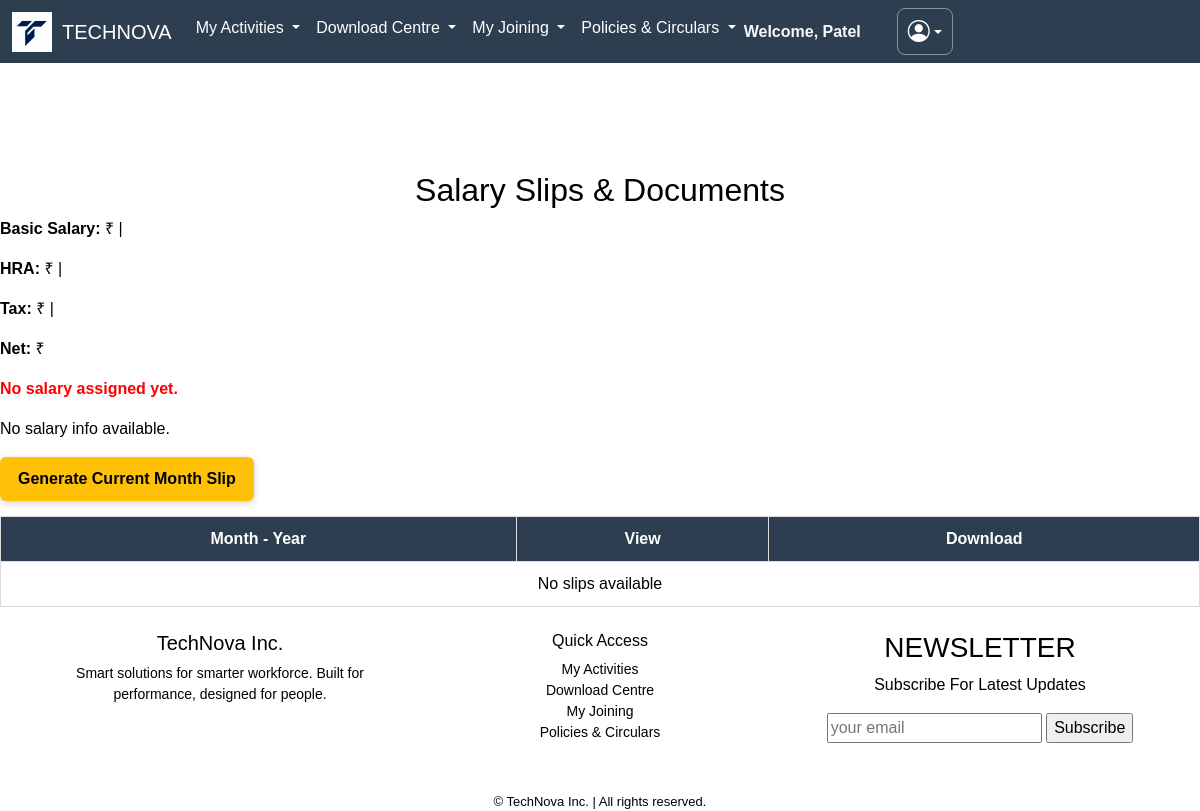
/salary/ (signed in), run on an earlier commit of the app's database.
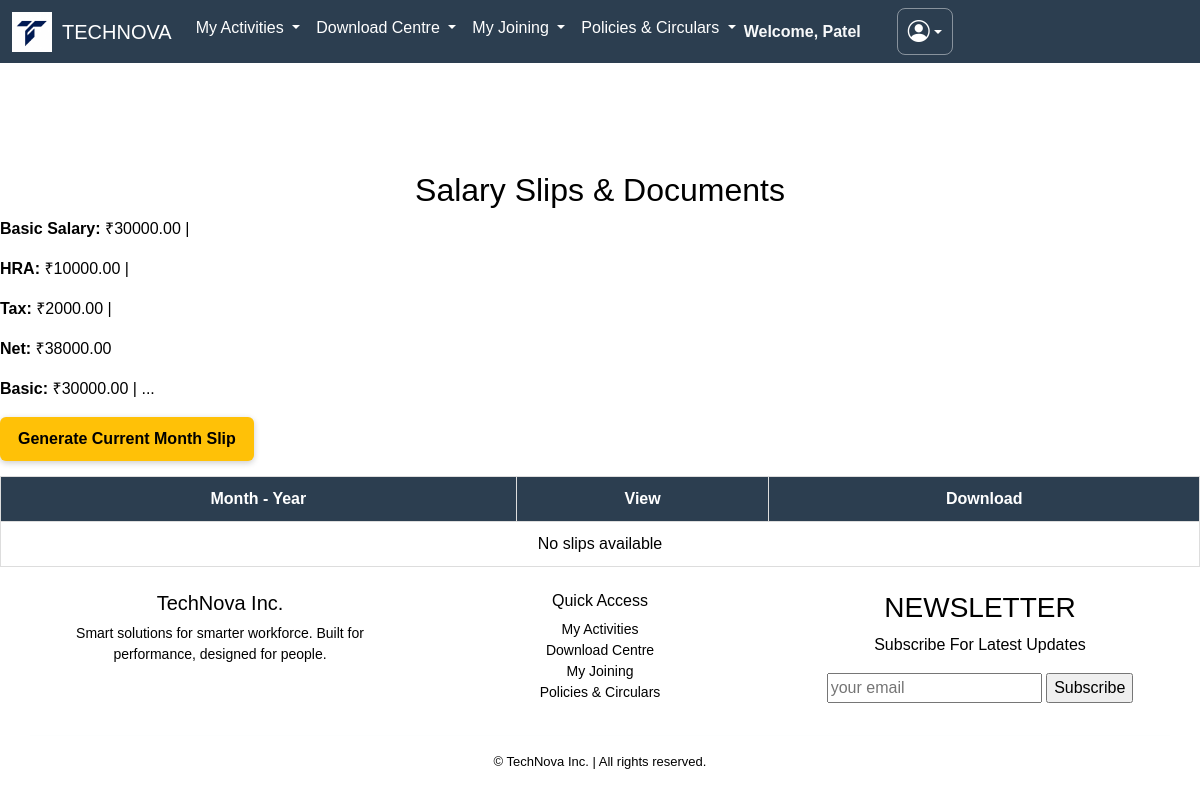
And on a later commit of the database.
### apps/dashboard/models.py (models this page shows, shortened)
class BaseClass(models.Model):
    id = models.UUIDField(primary_key=True, default=uuid.uuid4, editable=False)
    created_at = models.DateTimeField(auto_now_add=True)
    updated_at = models.DateTimeField(auto_now=True)
    class Meta:
        abstract = True

class Employee(BaseClass):
    employee_id = models.CharField(max_length=10, unique=True, blank=True)
    first_name = models.CharField(max_length=255,null=False,blank=False)
    last_name = models.CharField(max_length=255,null=False,blank=False)
    company_email = models.EmailField(unique=True,null=False,blank=False)
    pvt_email = models.EmailField(unique=True,null=False,blank=False)
    mobile = models.CharField(max_length=15,null=False,blank=False)
    password = models.CharField(max_length=8, blank=True,null=False)
    doj = models.DateField(verbose_name="Date of Joining",null=False,blank=False)
    dob = models.DateField(verbose_name="Date of Birth", default="2000-01-01")
    location = models.CharField(max_length=100, blank=True, null=True)
    designation = models.CharField(max_length=100, blank=True, null=True)
    department = models.CharField(max_length=100, blank=True, null=True)
    manager = models.CharField(max_length=100, blank=True, null=True)
    photo = models.ImageField(upload_to='employee_photos/', default='default.jpg')

class Salary(BaseClass):
    employee = models.OneToOneField(Employee, on_delete=models.CASCADE)
    basic_salary = models.DecimalField(max_digits=10, decimal_places=2, default=35000.00)
    hra = models.DecimalField(max_digits=10, decimal_places=2, default=10500.00)
    tax = models.DecimalField(max_digits=10, decimal_places=2, default=2500.00)
    net_salary = models.DecimalField(max_digits=10, decimal_places=2)

### apps/dashboard/views.py (the view)
# urls.py: path('salary/', salary_slip_list_view, name='salary'),
def salary_slip_list_view(request):
    employee_id = request.session.get('employee_id')
    if not employee_id:
        return render(request, 'salary_slips.html', {
            'slips': [],
            'salary': None,
            'error': 'No employee ID found in session.'
        })
    salary = Salary.objects.filter(employee__employee_id=employee_id).first()
    slips = SalarySlip.objects.filter(employee__employee_id=employee_id).order_by('-year', '-month')
    return render(request, 'dashboard/salary.html', {
        'slips': slips,
        'salary': salary,
        'error': None if salary else 'No salary assigned yet.'
    })

### apps/dashboard/templates/dashboard/salary.html (shortened to what this page needs)
{% extends 'dashboard/base.html' %}
{% block body %}
<body>
  <h2>Salary Slips & Documents</h2>
  <p><strong>Basic Salary:</strong> ₹{{ salary.basic_salary }} |
  <p>
  <p><strong>HRA:</strong> ₹{{ salary.hra }} | </p>
  <p><strong>Tax:</strong> ₹{{ salary.tax }} | </p>
  <p><strong>Net:</strong> ₹{{ salary.net_salary }}</p>
  <table>
    <thead>
      <tr>
        <th>Month - Year</th>
        <th>View</th>
        <th>Download</th>
      </tr>
    </thead>
    <tbody>
      {% if slips %}
      {% for slip in slips %}
      <tr>
        <td>{{ slip.month }} - {{ slip.year }}</td>
        <td><a href="{{ slip.pdf_file.url }}" target="_blank"><button class="btn">📄</button></a></td>
        <td><a href="{{ slip.pdf_file.url }}" download><button class="btn">⬇</button></a></td>
      </tr>
      {% endfor %}
      {% else %}
      <tr>
        <td colspan="3">No slips available</td>
      </tr>
      {% endif %}
    </tbody>
    {% if error %}
    <p style="color: red;"><strong>{{ error }}</strong></p>
    {% endif %}
    {% if salary %}
    <p><strong>Basic:</strong> ₹{{ salary.basic_salary }} | ...</p>
    {% else %}
    <p>No salary info available.</p>
    {% endif %}
    <form action="{% url 'generate_salary_slip' %}" method="post">
      <button type="submit" style="
  background: #FFC107;
  color: black;
  padding: 10px 18px;
  border: none;
  border-radius: 6px;
  font-size: 16px;
  font-weight: bold;
  cursor: pointer;
  box-shadow: 0 2px 6px rgba(0,0,0,0.2);
  transition: background-color 0.3s ease;
">
        Generate Current Month Slip
      </button>
    </form>
  </table>
</body>
</html>
{% endblock %}

### apps/dashboard/templates/dashboard/base.html (shortened to what this page needs)
<!DOCTYPE html>
<html lang="en">
<head>
  <link href="https://cdn.jsdelivr.net/npm/bootstrap@5.3.6/dist/css/bootstrap.min.css"
 rel="stylesheet" />
  <link rel="stylesheet" href="https://cdnjs.cloudflare.com/ajax/libs/font-awesome/6.5.0/css/all.min.css">
 <link rel="stylesheet" href="https://cdnjs.cloudflare.com/ajax/libs/font-awesome/6.4.0/css/all.min.css">
  <link rel="stylesheet" href="https://cdnjs.cloudflare.com/ajax/libs/font-awesome/6.4.0/css/all.min.css">
  <link rel="stylesheet" href="https://cdn.jsdelivr.net/npm/bootstrap-icons@1.11.3/font/bootstrap-icons.css">
</head>
<body>
  <nav class="navbar navbar-expand-lg navbar-cyan">
    <div class="container-fluid">
      <img src="/media/]logoog.jpg" alt="Login Banner"
        style="height: 40px; width: auto; object-fit: contain; vertical-align: middle; margin-right: 10px;">
      <a class="navbar-brand" href="{% url 'index_inner' %}">TECHNOVA</a>
      <div class="collapse navbar-collapse" id="navbarScroll">
        <ul class="navbar-nav me-auto my-2 my-lg-0 navbar-nav-scroll" style="--bs-scroll-height: 100px;">
          <li class="nav-item dropdown">
            <a class="nav-link dropdown-toggle" href="#" role="button" data-bs-toggle="dropdown" aria-expanded="false">
              My Activities
            </a>
          </li>
          <li class="nav-item dropdown">
            <a class="nav-link dropdown-toggle" href="#" role="button" data-bs-toggle="dropdown" aria-expanded="false">
              Download Centre
            </a>
          </li>
          <li class="nav-item dropdown">
            <a class="nav-link dropdown-toggle" href="#" role="button" data-bs-toggle="dropdown" aria-expanded="false">
              My Joining
            </a>
          </li>
          <li class="nav-item dropdown">
            <a class="nav-link dropdown-toggle" href="#" role="button" data-bs-toggle="dropdown" aria-expanded="false">
              Policies & Circulars
            </a>
          </li>
<div class="d-flex align-items-center ms-auto">
            {% if request.session.employee_name %}
            <span class="me-3 text-light fw-bold">Welcome, {{ request.session.employee_name }}</span>
            {% endif %}
<div class="dropdown d-flex align-items-center ms-auto">
  <button class="btn dropdown-toggle d-flex align-items-center justify-content-center"
          type="button" id="userMenu" data-bs-toggle="dropdown" aria-expanded="false"
          style="background-color: transparent; border: 1px solid #ffffff70; padding: 6px 10px; border-radius: 8px;">
    <i class="bi bi-person-circle" style="font-size: 22px; color: white;"></i>
  </button>
</div>
      </div>
    </div>
  </nav>
  <BR></BR>
  {% block body %}
  {% endblock %}
  <footer class="mt-4" style="background: #ffffff; color: black; ">
    <div class="container text-center">
      <div class="row">
        <div class="col-md-4 mb-3">
          <h5>TechNova Inc.</h5>
          <p style="font-size: 14px;">Smart solutions for smarter workforce. Built for performance, designed for people.
          </p>
        </div>
        <div class="col-md-4 mb-3">
          <h6>Quick Access</h6>
          <ul class="list-unstyled" style="font-size: 14px;">
            <li><a href="{% url 'claims_page' %}" class="text-black text-decoration-none">My Activities</a></li>
            <li><a href="{% url 'salary' %}" class="text-black text-decoration-none">Download Centre</a></li>
            <li><a href="{% url 'generalinfo' %}" class="text-black text-decoration-none">My Joining</a></li>
            <li><a href="{% url 'policy_and_circular' %}" class="text-black text-decoration-none">Policies &
                Circulars</a></li>
          </ul>
        </div>
        <div class="col-md-4 mb-3">
          <h3>NEWSLETTER</h3>
          <p>Subscribe For Latest Updates</p>
          <input type="email" placeholder="your email" class="email">
          <input type="submit" value="Subscribe" class="btn-btn-danger">
        </div>
        <hr class="border-light">
        <div style="font-size: 13px;">&copy; {{ current_year }} TechNova Inc. | All rights reserved.</div>
      </div>
  </footer>
</body>
</html>

What changed in the data, as far as the page shows it:
no longer on this page (row unchanged): Employee: session.employee_name "Patel"
added Salary: basic_salary "30000.00", hra "10000.00", tax "2000.00", net_salary "38000.00"
Also different on the page:
{{ request.session.employee_name }}: (not shown) → "Patel"
{{ error }}: "No salary assigned yet." → (not shown)
text no longer shown: "No salary info available."
text now shown: "Basic: ₹ | ..."
